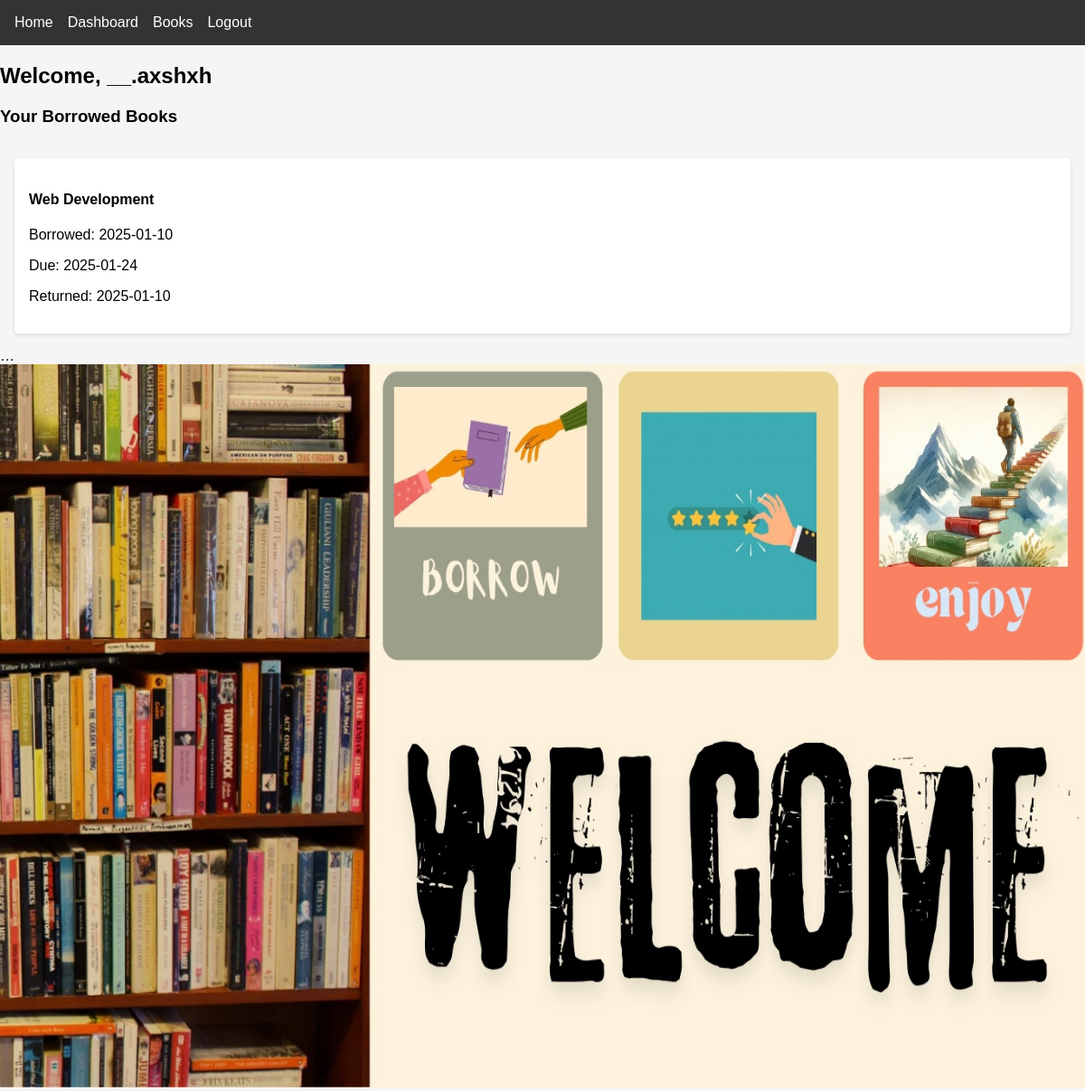
The page /dashboard (signed in) on the database its author committed.
### models.py (models this page shows)
class User(UserMixin, db.Model):
    id = db.Column(db.Integer, primary_key=True)
    username = db.Column(db.String(80), unique=True, nullable=False)
    email = db.Column(db.String(120), unique=True, nullable=False)
    password = db.Column(db.String(120), nullable=False)
    borrows = db.relationship('Borrow', backref='user', lazy=True)

class Borrow(db.Model):
    id = db.Column(db.Integer, primary_key=True)
    user_id = db.Column(db.Integer, db.ForeignKey('user.id'), nullable=False)
    book_id = db.Column(db.Integer, db.ForeignKey('book.id'), nullable=False)
    borrow_date = db.Column(db.DateTime, nullable=False, default=datetime.utcnow)
    return_date = db.Column(db.DateTime)
    due_date = db.Column(db.DateTime, nullable=False)

class Book(db.Model):
    id = db.Column(db.Integer, primary_key=True)
    title = db.Column(db.String(200), nullable=False)
    author = db.Column(db.String(100), nullable=False)
    isbn = db.Column(db.String(13), unique=True, nullable=False)
    quantity = db.Column(db.Integer, default=1)
    borrows = db.relationship('Borrow', backref='book', lazy=True)

### app.py (the view)
@app.route('/dashboard')
@login_required
def dashboard():
    user_borrows = Borrow.query.filter_by(user_id=current_user.id).all()
    return render_template('dashboard.html', borrows=user_borrows)

### app.py (called while the page is built)
@login_manager.user_loader
def load_user(user_id):
    return User.query.get(int(user_id))

### templates/dashboard.html
{% extends "base.html" %}
{% block content %}
<div class="dashboard">
    <h2>Welcome, {{ current_user.username }}</h2>
    <h3>Your Borrowed Books</h3>
    <div class="borrows-list">
        {% for borrow in borrows %}
        <div class="borrow-item">
            <h4>{{ borrow.book.title }}</h4>
            <p>Borrowed: {{ borrow.borrow_date.strftime('%Y-%m-%d') }}</p>
            <p>Due: {{ borrow.due_date.strftime('%Y-%m-%d') }}</p>
            {% if not borrow.return_date %}
            <a href="{{ url_for('return_book', borrow_id=borrow.id) }}" class="button">Return Book</a>
            {% else %}
            <p>Returned: {{ borrow.return_date.strftime('%Y-%m-%d') }}</p>
            {% endif %}
        </div>
        {% endfor %}
    </div>
</div>
{% endblock %}

### static/css/style.css (style rules this page uses)
body { font-family: Arial, sans-serif; margin: 0; padding: 0; background-color: #f5f5f5; }
.borrows-list { display: grid; gap: 1rem; padding: 1rem; }
.borrow-item { background-color: white; padding: 1rem; border-radius: 5px; box-shadow: 0 2px 5px rgba(0, 0, 0, 0.1); }

### rows shown on the page
User: username "__.axshxh"
Borrow: book "Web Development", borrow_date "2025-01-10", due_date "2025-01-24", return_date "2025-01-10"
